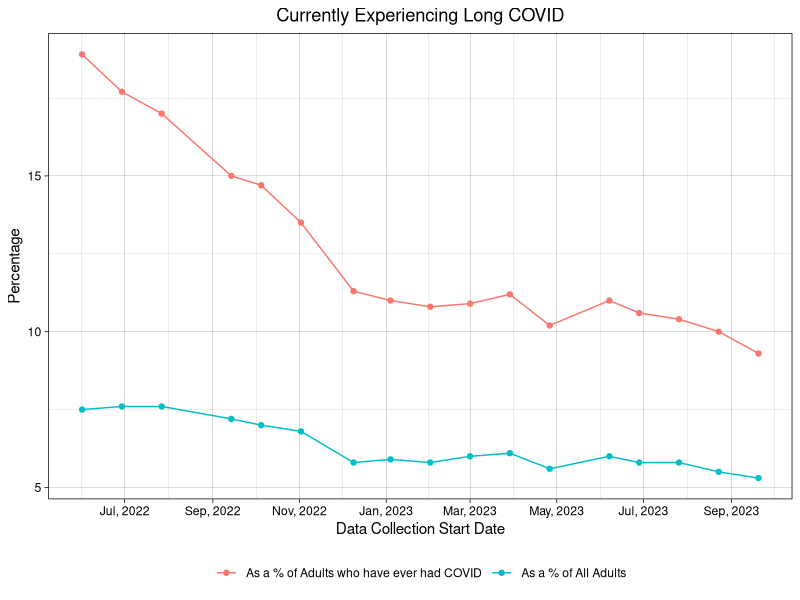
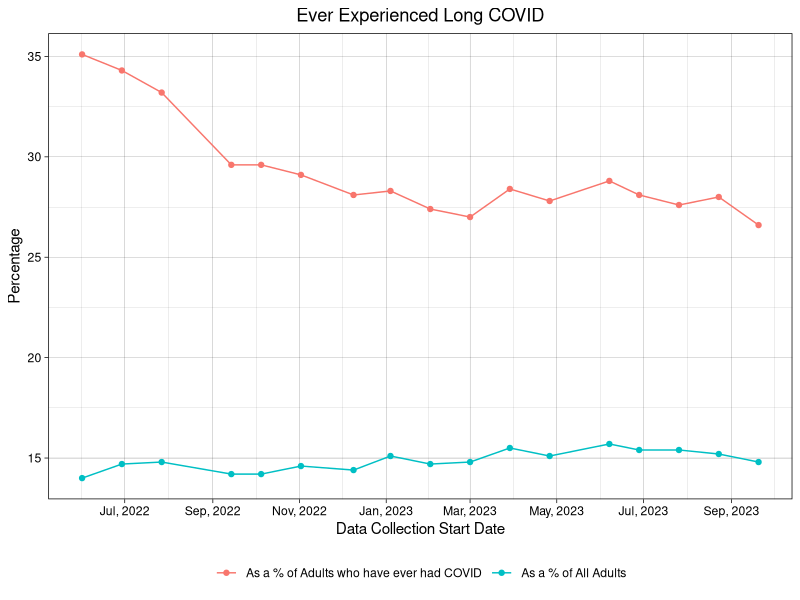
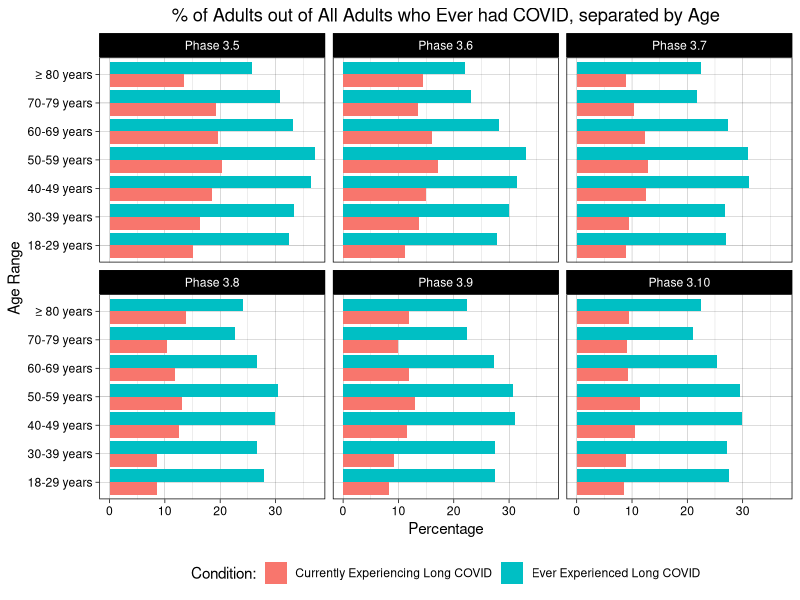
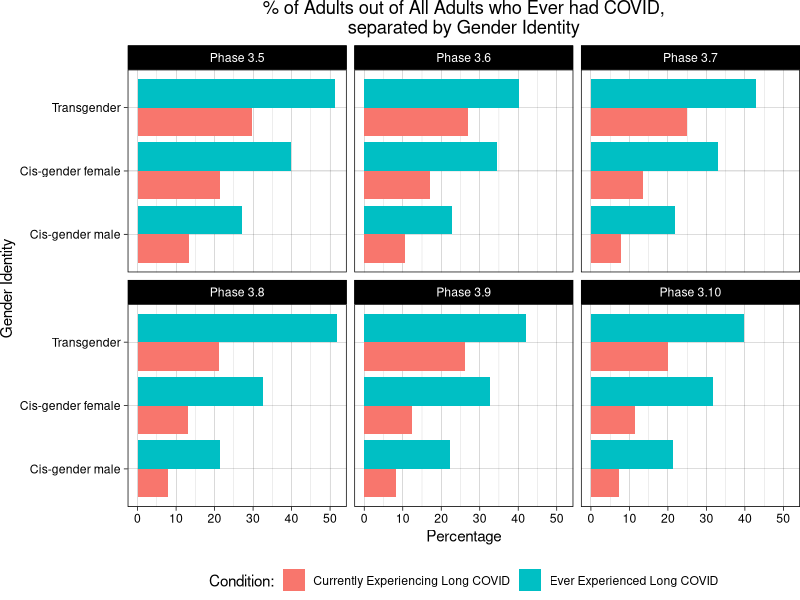
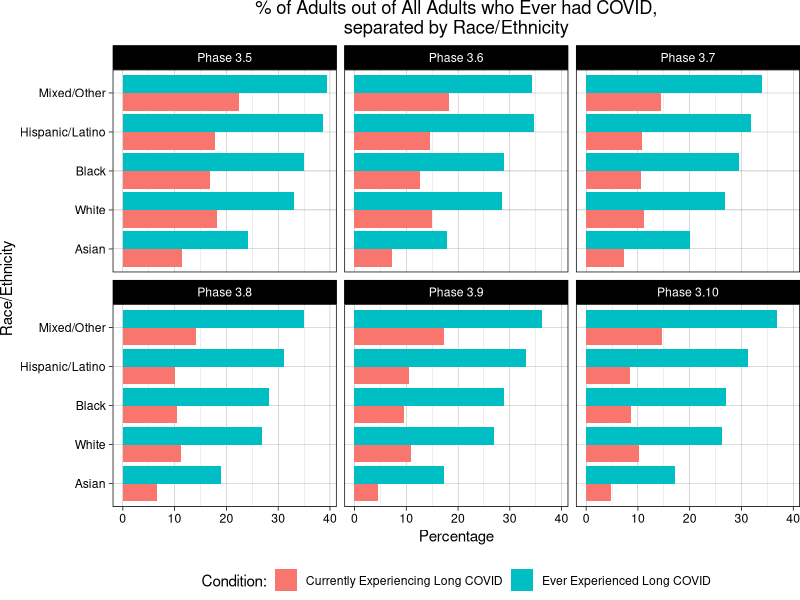
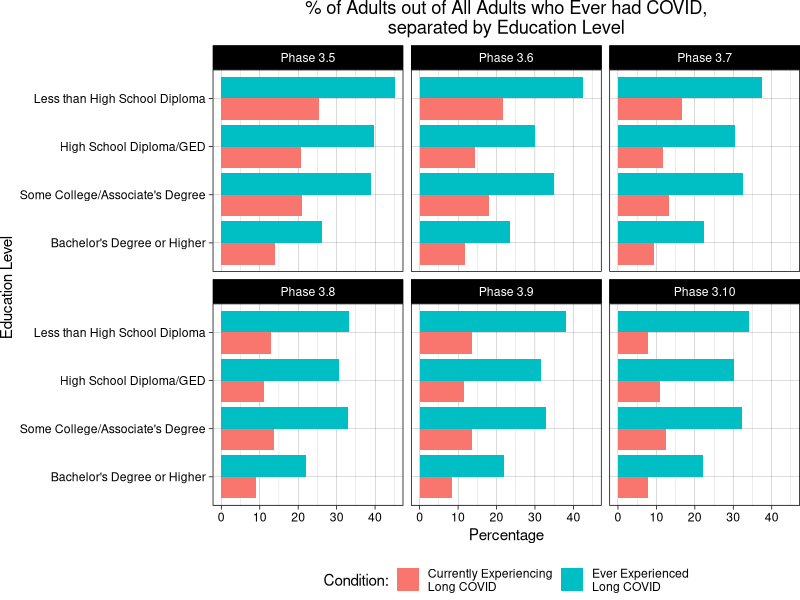
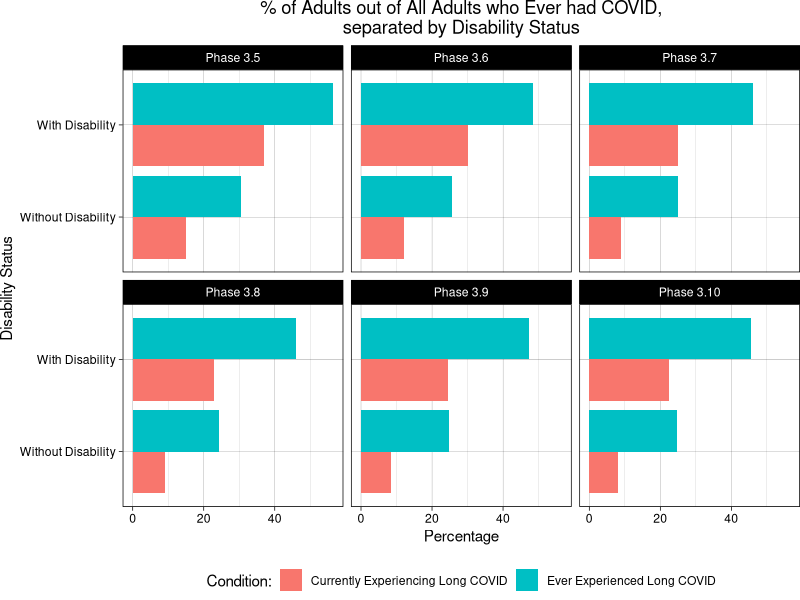
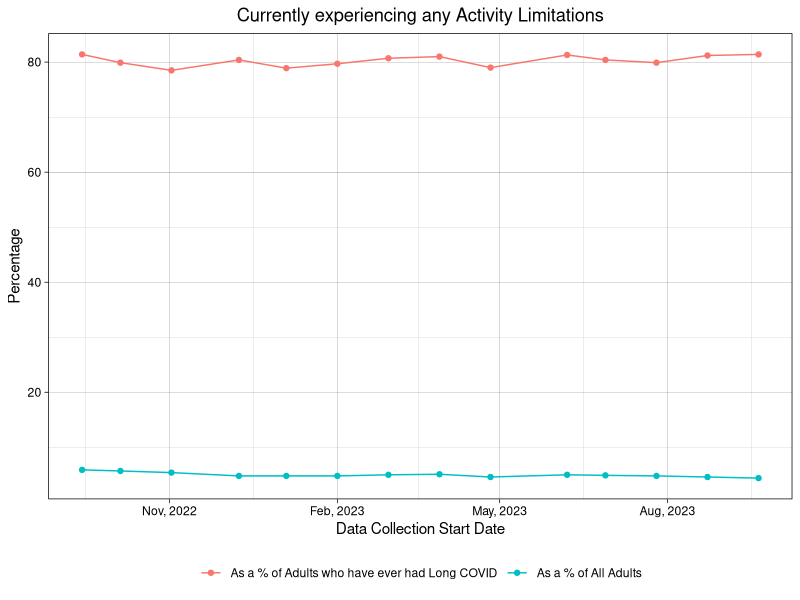

Write the R code that produced these figures, in order.
## ---- chunk 1
#| warning: false

# Import Required Libraries
library(dplyr)
library(ggplot2)
library(forcats)

# Import Data
pcc <- read.csv("Post-COVID_Conditions.csv")

# Filter the data according to the workflow above
TimeData <- pcc %>% filter(Group == 'National Estimate') %>% select(c(Indicator, Group, Time.Period.Start.Date, Time.Period.End.Date, Value))

# Also need to convert the Time Period Colums to dates
TimeData$Time.Period.Start.Date <- as.Date(TimeData$Time.Period.Start.Date, format = "%m/%d/%Y")
#TimeData$Time.Period.Start.Date <- format(TimeData$Time.Period.Start.Date, "%B %d, %Y")

TimeData$Time.Period.End.Date<- as.Date(TimeData$Time.Period.End.Date, format = "%m/%d/%Y")
#TimeData$Time.Period.End.Date <- format(TimeData$Time.Period.End.Date, "%B %d, %Y")
## ---- chunk 2
CurrentExp <- TimeData %>% filter(Indicator == "Currently experiencing long COVID, as a percentage of adults who ever had COVID" | Indicator == "Currently experiencing long COVID, as a percentage of all adults")

CurrentExp <- na.omit(CurrentExp)

CurrentExp$Indicator <- recode(CurrentExp$Indicator, "Currently experiencing long COVID, as a percentage of adults who ever had COVID" = "As a % of Adults who have ever had COVID", "Currently experiencing long COVID, as a percentage of all adults" = "As a % of All Adults")

ggplot(CurrentExp, aes(x = Time.Period.Start.Date, y = Value, color = Indicator)) +
  geom_line() +
  geom_point() +
  ggtitle("Currently Experiencing Long COVID") + 
  xlab("Data Collection Start Date") +
  ylab("Percentage") +
  scale_x_date(labels = scales::date_format("%b, %Y"), breaks = "2 month") +
  theme_linedraw() +
  theme(plot.title = element_text(hjust = 0.5), legend.position = "bottom") +
  labs(color = NULL)
## ---- chunk 3
EverExp <- TimeData %>% filter(Indicator == "Ever experienced long COVID, as a percentage of adults who ever had COVID" | Indicator == "Ever experienced long COVID, as a percentage of all adults")

EverExp <- na.omit(EverExp)

EverExp$Indicator <- recode(EverExp$Indicator, "Ever experienced long COVID, as a percentage of adults who ever had COVID" = "As a % of Adults who have ever had COVID", "Ever experienced long COVID, as a percentage of all adults" = "As a % of All Adults")

ggplot(EverExp, aes(x = Time.Period.Start.Date, y = Value, color = Indicator)) +
  geom_line() +
  geom_point() +
  ggtitle("Ever Experienced Long COVID") + 
  xlab("Data Collection Start Date") +
  ylab("Percentage") +
  scale_x_date(labels = scales::date_format("%b, %Y"), breaks = "2 month") +
  theme_linedraw() +
  theme(plot.title = element_text(hjust = 0.5), legend.position = "bottom") +
  labs(color = NULL)
## ---- chunk 4
# Load in the data with the required modifications to Phase (convert to a factor) and Subgroup (convert to a factor)
# Also only want to select the columns we want: store as a new df, RenamedPcc
RenamedPcc <- pcc %>%
  mutate(Phase = ifelse(Phase == 3.1 ,"3.10", as.character(Phase))) %>%
  mutate(Phase = recode(Phase, "3.5" = "Phase 3.5", "3.6" = "Phase 3.6", 
         "3.7" = "Phase 3.7", "3.8" = "Phase 3.8", "3.9" = "Phase 3.9", "3.10" = "Phase 3.10")) %>%
  mutate(Phase = factor(Phase, levels = c("Phase 3.5","Phase 3.6",
                                          "Phase 3.7","Phase 3.8","Phase 3.9","Phase 3.10"))) %>%
  mutate(Subgroup = factor(Subgroup,levels(fct_relevel(pcc$Subgroup, 
                                                       "Less than a high school diploma", 
                                                       "High school diploma or GED",
                                                       "Some college/Associate's degree",
                                                       "Bachelor's degree or higher")))) %>%
  select(Indicator, Group, Subgroup, Phase, Value) %>%
  na.omit()
## ---- chunk 5
# Generate the first series of bar charts: looking at the effect of age on the % of adults experiencing Long COVID
RenamedPcc %>%
  filter(Group == "By Age") %>%
  filter(Indicator == "Ever experienced long COVID, as a percentage of adults who ever had COVID" | 
           Indicator == "Currently experiencing long COVID, as a percentage of adults who ever had COVID") %>%
  select(Subgroup, Phase, Value, Indicator) %>%
  ggplot(aes(x = Subgroup, y = Value, fill = Indicator)) +
  geom_bar(stat = "summary",fun="mean", position='dodge') +
  facet_wrap(~ Phase) +
  scale_x_discrete(labels = c("18-29 years", "30-39 years", "40-49 years", "50-59 years", 
                              "60-69 years", "70-79 years", "≥ 80 years")) +
  scale_fill_discrete(labels = c("Currently Experiencing Long COVID", "Ever Experienced Long COVID"), 
                      name = "Condition:") +
  labs(title = "% of Adults out of All Adults who Ever had COVID, separated by Age", 
       x = "Age Range", y = "Percentage") +
  theme_linedraw() +
  theme(plot.title = element_text(hjust = 0.5), legend.position = "bottom") +
  coord_flip()
## ---- chunk 6
# Second bar chart set: looking at the effect of Gender Identity on the % of adults experiencing Long COVID
RenamedPcc %>%
  filter(Group == "By Gender identity") %>%
  filter(Indicator == "Ever experienced long COVID, as a percentage of adults who ever had COVID" | Indicator == "Currently experiencing long COVID, as a percentage of adults who ever had COVID") %>%
  select(Subgroup, Phase, Value, Indicator) %>%
  mutate(Subgroup = factor(Subgroup, levels = c("Cis-gender male", "Cis-gender female", "Transgender"))) %>%
  ggplot(aes(x = Subgroup, y = Value, fill = Indicator)) +
  geom_bar(stat = "summary",fun="mean", position='dodge') +
  facet_wrap(~ Phase) +
  scale_fill_discrete(labels = c("Currently Experiencing Long COVID", "Ever Experienced Long COVID"), 
                      name = "Condition:") +
  labs(title = "% of Adults out of All Adults who Ever had COVID,\nseparated by Gender Identity", 
       x = "Gender Identity", y = "Percentage") +
  theme_linedraw() +
  theme(plot.title = element_text(hjust = 0.5), legend.position = "bottom", plot.margin = margin(r = 0)) +
  coord_flip()
## ---- chunk 7
# Third bar chart set: looking at the effect of Race on the % of adults experiencing Long COVID
RenamedPcc %>%
  filter(Group == "By Race/Hispanic ethnicity") %>%
  filter(Indicator == "Ever experienced long COVID, as a percentage of adults who ever had COVID" | Indicator == "Currently experiencing long COVID, as a percentage of adults who ever had COVID") %>%
  select(Subgroup, Phase, Value, Indicator) %>%
  mutate(Subgroup = factor(Subgroup, levels = c("Non-Hispanic, other races and multiple races", "Hispanic or Latino",
                                                "Non-Hispanic Black, single race", "Non-Hispanic White, single race",
                                                "Non-Hispanic Asian, single race"))) %>%
  ggplot(aes(x = fct_rev(Subgroup), y = Value, fill = Indicator)) +
  geom_bar(stat = "summary",fun="mean", position='dodge') +
  facet_wrap(~ Phase) +
  scale_fill_discrete(labels = c("Currently Experiencing Long COVID", "Ever Experienced Long COVID"), 
                      name = "Condition:") +
  scale_x_discrete(labels = c("Asian", "White", "Black", "Hispanic/Latino", "Mixed/Other")) +
  labs(title = "% of Adults out of All Adults who Ever had COVID,\nseparated by Race/Ethnicity", 
       x = "Race/Ethnicity", y = "Percentage") +
  theme_linedraw() + 
  theme(plot.title = element_text(hjust = 0.5), legend.position = "bottom", plot.margin = margin(r = 0)) +
  coord_flip()
## ---- chunk 8
RenamedPcc %>%
  filter(Group == "By Education") %>%
  filter(Indicator == "Ever experienced long COVID, as a percentage of adults who ever had COVID" | Indicator == "Currently experiencing long COVID, as a percentage of adults who ever had COVID") %>%
  select(Subgroup, Phase, Value, Indicator) %>%
  ggplot(aes(x = fct_rev(Subgroup), y = Value, fill = Indicator)) +
  geom_bar(stat = "identity", position='dodge') +
  facet_wrap(~ Phase) +
  scale_fill_discrete(labels = c("Currently Experiencing\nLong COVID", "Ever Experienced\nLong COVID"), 
                      name = "Condition:") +
  scale_x_discrete(labels = c("Bachelor's Degree or Higher", "Some College/Associate's Degree", 
                              "High School Diploma/GED", "Less than High School Diploma")) +
  labs(title = "% of Adults out of All Adults who Ever had COVID,\nseparated by Education Level", 
       x = "Education Level", y = "Percentage") +
  theme_linedraw() +
  theme(plot.title = element_text(hjust = 0.5), legend.position = "bottom", plot.margin = margin(r = 0)) +
  coord_flip()
## ---- chunk 9
RenamedPcc %>%
  filter(Group == "By Disability status") %>%
  filter(Indicator == "Ever experienced long COVID, as a percentage of adults who ever had COVID" | Indicator == "Currently experiencing long COVID, as a percentage of adults who ever had COVID") %>%
  select(Subgroup, Phase, Value, Indicator) %>%
  mutate(Subgroup = factor(Subgroup, levels = c("Without disability", "With disability"))) %>%
  ggplot(aes(x = Subgroup, y = Value, fill = Indicator)) +
  geom_bar(stat = "summary",fun="mean", position='dodge') +
  facet_wrap(~ Phase) +
  scale_fill_discrete(labels = c("Currently Experiencing Long COVID", "Ever Experienced Long COVID"), 
                      name = "Condition:") +
  labs(title = "% of Adults out of All Adults who Ever had COVID,\nseparated by Disability Status", 
       x = "Disability Status", y = "Percentage") +
  scale_x_discrete(labels = c("Without Disability", "With Disability")) +
  theme_linedraw() +
  theme(plot.title = element_text(hjust = 0.5), legend.position = "bottom", plot.margin = margin(r = 0)) +
  coord_flip()
## ---- chunk 10
# Can re-use the TimeData dataframe that we created earlier to analyze time series data for question 1:
AnyActivityLimits <- TimeData %>% filter(Indicator == "Any activity limitations from long COVID, as a percentage of adults who currently have long COVID" | Indicator == "Any activity limitations from long COVID, as a percentage of all adults")

AnyActivityLimits <- na.omit(AnyActivityLimits)

AnyActivityLimits$Indicator <- recode(AnyActivityLimits$Indicator, "Any activity limitations from long COVID, as a percentage of adults who currently have long COVID" = "As a % of Adults who have ever had Long COVID", "Any activity limitations from long COVID, as a percentage of all adults" = "As a % of All Adults")

ggplot(AnyActivityLimits, aes(x = Time.Period.Start.Date, y = Value, color = Indicator)) +
  geom_line() +
  geom_point() +
  ggtitle("Currently experiencing any Activity Limitations") + 
  xlab("Data Collection Start Date") +
  ylab("Percentage") +
  scale_x_date(labels = scales::date_format("%b, %Y"), breaks = "3 month") +
  theme_linedraw() +
  theme(plot.title = element_text(hjust = 0.5), legend.position = "bottom") +
  labs(color = NULL)
## ---- chunk 11
SignifActivityLimits <- TimeData %>% filter(Indicator == "Significant activity limitations from long COVID, as a percentage of adults who currently have long COVID" | Indicator == "Significant activity limitations from long COVID, as a percentage of all adults")

SignifActivityLimits <- na.omit(SignifActivityLimits)

SignifActivityLimits$Indicator <- recode(SignifActivityLimits$Indicator, "Significant activity limitations from long COVID, as a percentage of adults who currently have long COVID" = "As a % of Adults who have ever had Long COVID", "Significant activity limitations from long COVID, as a percentage of all adults" = "As a % of All Adults")

ggplot(SignifActivityLimits, aes(x = Time.Period.Start.Date, y = Value, color = Indicator)) +
  geom_line() +
  geom_point() +
  ggtitle("Currently experiencing Significant Activity Limitations") + 
  xlab("Data Collection Start Date") +
  ylab("Percentage") +
  scale_x_date(labels = scales::date_format("%b, %Y"), breaks = "3 month") +
  theme_linedraw() +
  theme(plot.title = element_text(hjust = 0.5), legend.position = "bottom") +
  labs(color = NULL)
